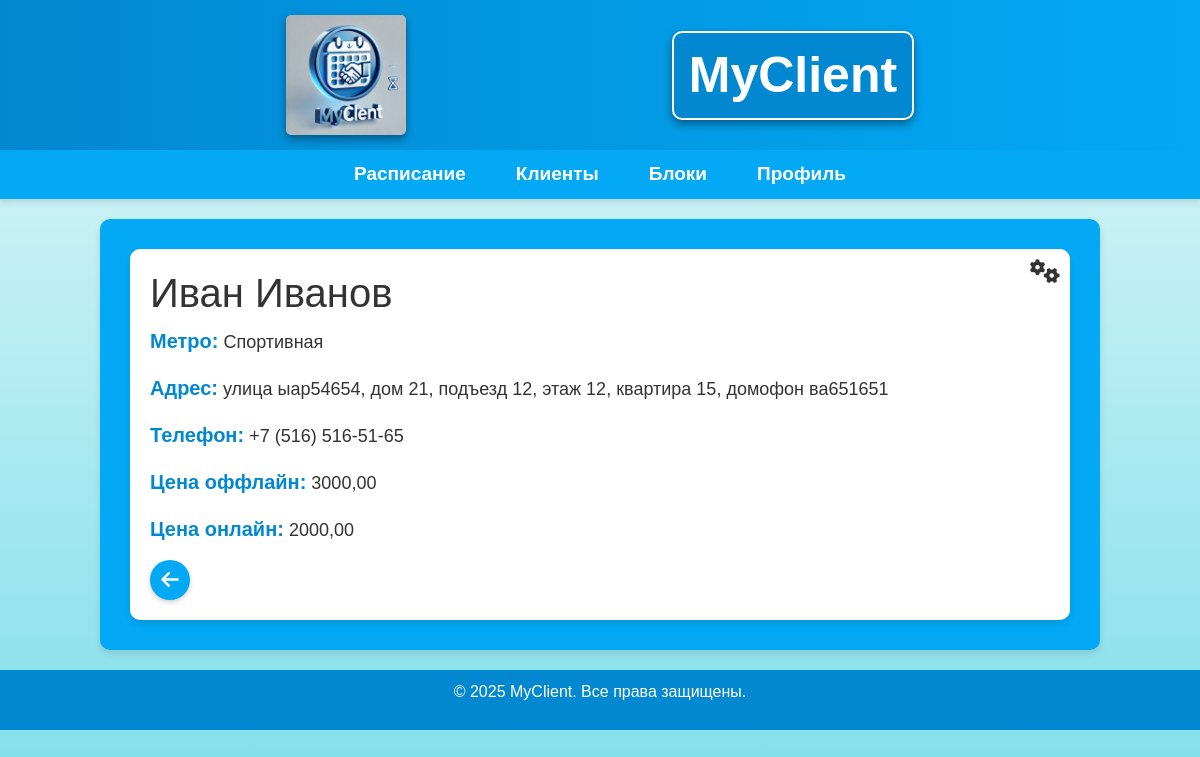
Page /clients/2/ (signed in) on the committed database.
### MyClient/models.py (models this page shows, shortened)
class Client(models.Model):
    user = models.ForeignKey(User, on_delete=models.CASCADE, verbose_name="Пользователь", related_name="clients")
    first_name = models.CharField("Имя", max_length=100)
    last_name = models.CharField("Фамилия", max_length=100, blank=True, null=True, default='яя')
    metro = models.CharField("Метро", max_length=255, blank=True, null=True, default='яя')
    street = models.CharField("Улица", max_length=255, blank=True, null=True, default='яя')
    house_number = models.CharField("Номер дома", max_length=10, blank=True, null=True, default='яя')
    entrance = models.CharField("Подъезд", max_length=10, blank=True, null=True, default='яя')
    floor = models.CharField("Этаж", max_length=10, blank=True, null=True, default='яя')
    flat_number = models.CharField("Номер квартиры", max_length=10, blank=True, null=True, default='яя')
    intercom = models.CharField("Домофон", max_length=50, blank=True, null=True, default='яя')
    phone = models.CharField("Телефон", max_length=20, blank=True, null=True, default='яя')
    price_offline = models.DecimalField("Цена за работу оффлайн", max_digits=10, decimal_places=2, blank=True, default=0)
    price_online = models.DecimalField("Цена за работу онлайн", max_digits=10, decimal_places=2, blank=True, default=0)
    created_at = models.DateTimeField("Дата добавления", auto_now_add=True)
    class Meta:
        ordering = ['-created_at']  # Новые клиенты сверху

### MyClient/views.py (the view)
# urls.py: path('clients/<int:client_id>/', views.client_detail, name='client_detail'),
@login_required
def client_detail(request, client_id):
    client = get_object_or_404(Client, id=client_id, user=request.user)
    return render(request, 'MyClient/client_detail.html', {'client': client, 'show_settings_btn': True})

### MyClient/templates/MyClient/client_detail.html (shortened to what this page needs)
{% extends 'base.html' %}
{% block content %}
<div class="profile-client">
    <h1>{{ client.first_name }}{% if client.last_name != "яя" %} {{ client.last_name }}{% endif %}</h1>
    <p><strong>Метро:</strong>{% if client.metro != "яя" %} {{ client.metro }}{% endif %}</p>
    <p><strong>Адрес:</strong>{% if client.street != "яя" %} улица {{ client.street }},{% endif %}{% if client.house_number != "яя" %} дом {{ client.house_number }},{% endif %}{% if client.entrance != "яя" %} подъезд {{ client.entrance }},{% endif %}{% if client.floor != "яя" %} этаж {{ client.floor }},{% endif %}{% if client.flat_number != "яя" %} квартира {{ client.flat_number }},{% endif %}{% if client.intercom != "яя" %} домофон {{ client.intercom }}{% endif %}</p>
    <p><strong>Телефон:</strong>{% if client.phone != "яя" %} {{ client.phone }}{% endif %}</p>
    <p><strong>Цена оффлайн:</strong>{% if client.price_offline != 0 %} {{ client.price_offline }}{% endif %}</p>
    <p><strong>Цена онлайн:</strong>{% if client.price_online != 0 %} {{ client.price_online }}{% endif %}</p>
    <div class="client-settings">
        <a onclick="history.back()" class="back-btn">
            <i class="fa fa-arrow-left"></i>
        </a>
    </div>
    {% if show_settings_btn %}
        <a href="{% url 'client_settings' client.id %}" class="settings-btn">
            <i class="fa fa-cogs"></i>
        </a>
    {% endif %}
</div>
{% endblock %}

### MyClient/static/css/styles.css (style rules this page uses)
body { font-family: Arial, sans-serif; margin: 0; padding: 0; background: linear-gradient(to bottom, #e0f7fa, #80deea); color: #333; }
main p { font-size: 18px; line-height: 1.6; color: #333; font-weight: 400; margin-bottom: 15px; }
main p strong { font-size: 20px; color: #0288d1; font-weight: 700; }
.settings-btn { position: absolute; top: 10px; right: 10px; font-size: 24px; color: #333; text-decoration: none; }
.profile-client { padding: 20px; background: #ffffff; box-shadow: 0 0 15px rgba(255, 255, 255, 0.3); border-radius: 10px; box-shadow: 0 4px 6px rgba(0, 0, 0, 0.1); transition: transform 0.3s ease, box-shadow 0.3s ease; position: relative; }
.back-btn { top: 20px; left: 20px; width: 40px; height: 40px; border-radius: 50%; background-color: #03a9f4; color: white; display: flex; justify-content: center; align-items: center; text-decoration: none; font-size: 20px; box-shadow: 0 2px 5px rgba(0, 0, 0, 0.2); transition: transform 0.2s ease, background-color 0.2s ease; }
.client-settings { display: flex; gap: 20px; word-wrap: break-word; }

### rows in the picture
Client: first_name "Иван", last_name "Иванов", metro "Спортивная", street "ыар54654", house_number "21", entrance "12", floor "12", flat_number "15", intercom "ва651651", phone "+7 (516) 516-51-65", price_offline "3000,00", price_online "2000,00"
